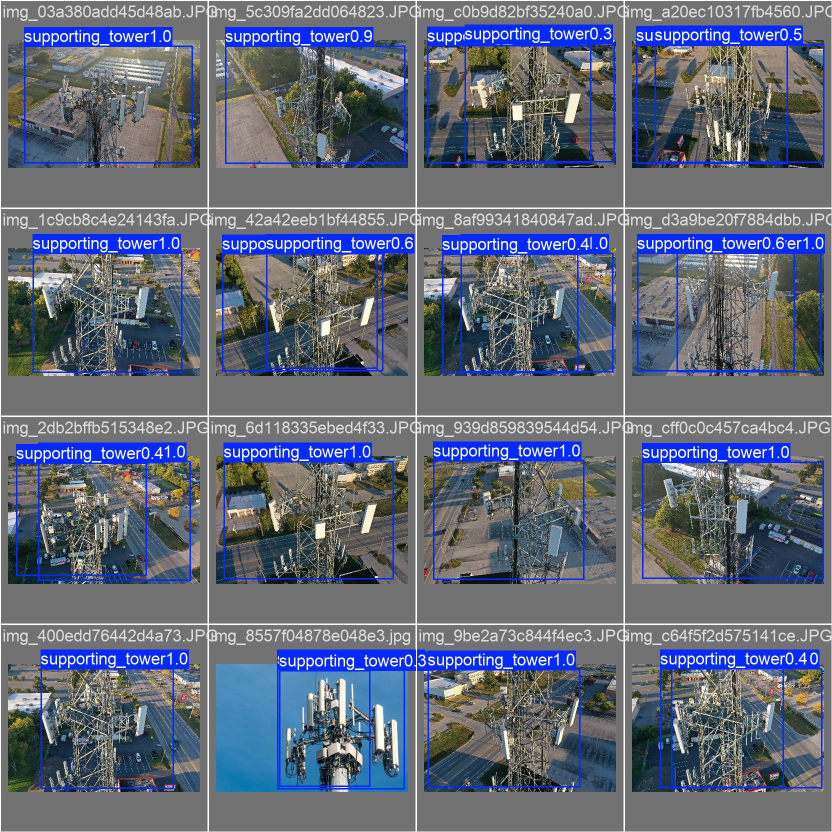
#> input picture backend/model/val_batch0_pred.jpg, 1664 x 1664 px (shown at 1/2 size)
$ python -i quality_filter.py   (imports and definitions only)   (older library calls are emulated)
#> lines starting #> are read from the running program, lines starting #| are printed output that depends on the picture
#> further down, picture is the input picture: shape (1664, 1664, 3); mean B, G, R 121.8, 106, 99.1
"""
Image Quality Filtering Module for Tower Detection System
Performs automated pre-inference checks to reject unsuitable images:
1. Blurred images (Laplacian variance check)
2. Overexposed images (Saturated pixels and mean luminance check)
3. Underexposed images (Crushed shadow pixels and low luminance check)
"""

import cv2
import numpy as np
from typing import Dict, Any, Tuple


class ImageQualityFilter:
    def __init__(
        self,
        blur_threshold: float = 45.0,
        overexposed_ratio_threshold: float = 0.85,
        overexposed_luminance_threshold: float = 248.0,
        underexposed_ratio_threshold: float = 0.70,
        underexposed_luminance_threshold: float = 25.0,
    ):
        """
        Initialize quality thresholds.
        Args:
            blur_threshold: Minimum Laplacian variance. Lower values indicate blur.
            overexposed_ratio_threshold: Maximum ratio of saturated pixels (>245).
            overexposed_luminance_threshold: Mean luminance threshold for overexposure.
            underexposed_ratio_threshold: Maximum ratio of dark pixels (<25).
            underexposed_luminance_threshold: Minimum mean luminance threshold for underexposure.
        """
        self.blur_threshold = blur_threshold
        self.overexposed_ratio_threshold = overexposed_ratio_threshold
        self.overexposed_luminance_threshold = overexposed_luminance_threshold
        self.underexposed_ratio_threshold = underexposed_ratio_threshold
        self.underexposed_luminance_threshold = underexposed_luminance_threshold

    def evaluate(self, image: np.ndarray) -> Dict[str, Any]:
        """
        Evaluate image quality.
        Args:
            image: BGR numpy array from cv2.imread or decoded buffer.
        Returns:
            Dictionary containing evaluation decision, detailed metrics, and error reasons.
        """
        if image is None or image.size == 0:
            return {
                "passed": False,
                "status": "REJECTED",
                "reason": "Corrupted or empty image provided.",
                "metrics": {}
            }

        # Convert to grayscale for intensity and edge analysis
        if len(image.shape) == 3:
            gray = cv2.cvtColor(image, cv2.COLOR_BGR2GRAY)
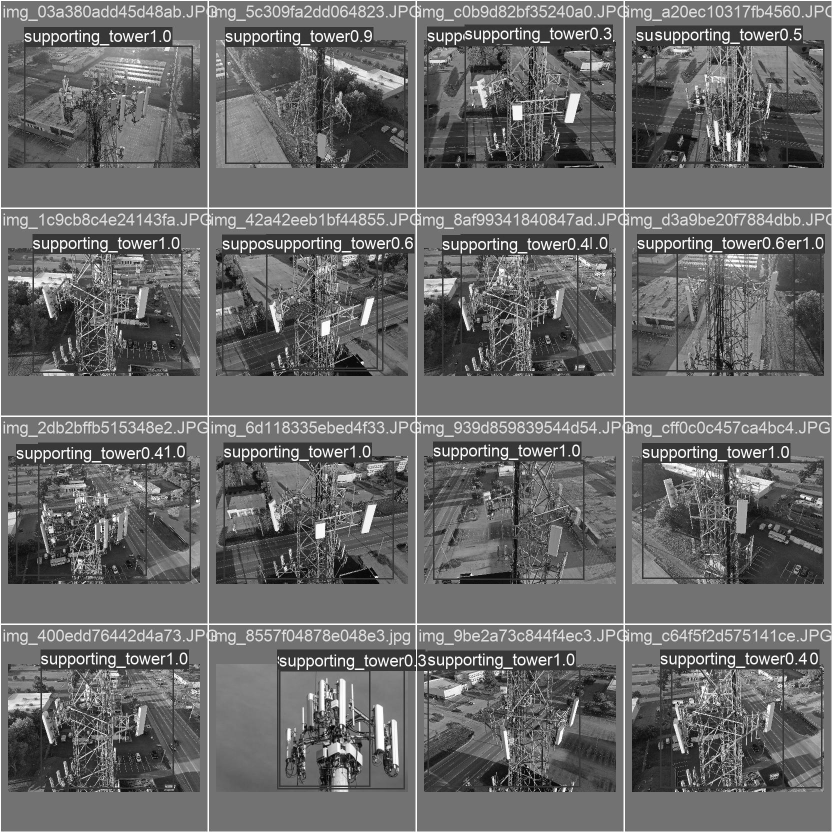
#> gray: shape (1664, 1664) (shown at 1/2 size); min 0, max 255, mean 105.8
        else:
            gray = image

        h, w = gray.shape
#> h = 1664; w = 1664
        total_pixels = h * w
#> total_pixels = 2768896

        # 1. Blur Detection using Laplacian Variance
        # Downscale for very large images so variance doesn't explode artificially with megapixel count
        scale = min(1.0, 1024.0 / max(h, w))
#> scale = 0.615
        if scale < 1.0:
            resized_gray = cv2.resize(gray, (int(w * scale), int(h * scale)), interpolation=cv2.INTER_AREA)
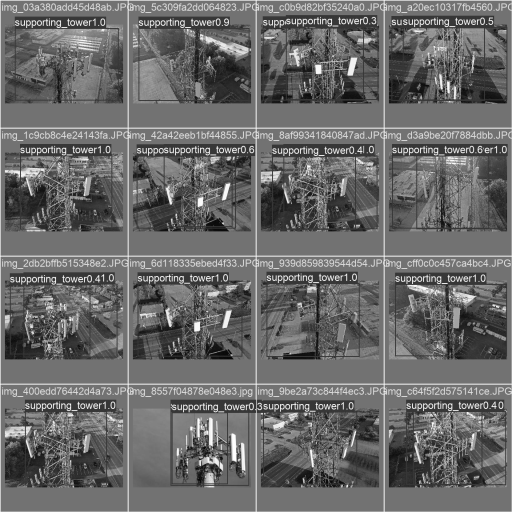
#> resized_gray: shape (1024, 1024) (shown at 1/2 size); min 2, max 255, mean 105.8
        else:
            resized_gray = gray

        laplacian_var = float(cv2.Laplacian(resized_gray, cv2.CV_64F).var())
#> laplacian_var = 3515.4
        is_blurred = laplacian_var < self.blur_threshold
#> is_blurred = False

        # 2. Luminance & Exposure Metrics
        mean_luminance = float(np.mean(gray))
#> mean_luminance = 105.8

        # Overexposure: Ratio of pixels near pure white (>= 245)
        bright_pixels = int(np.sum(gray >= 245))
#> bright_pixels = 72226
        overexposed_ratio = float(bright_pixels / total_pixels)
#> overexposed_ratio = 0.0261
        is_overexposed = (
            overexposed_ratio > self.overexposed_ratio_threshold
            or mean_luminance > self.overexposed_luminance_threshold
        )
#> is_overexposed = False

        # Underexposure: Ratio of pixels near pitch black (<= 25)
        dark_pixels = int(np.sum(gray <= 25))
#> dark_pixels = 59727
        underexposed_ratio = float(dark_pixels / total_pixels)
#> underexposed_ratio = 0.0216
        is_underexposed = (
            underexposed_ratio > self.underexposed_ratio_threshold
            or mean_luminance < self.underexposed_luminance_threshold
        )
#> is_underexposed = False

        # Compile decision
        rejection_reasons = []
        if is_blurred:
            rejection_reasons.append(
                f"Image is blurred (Laplacian variance: {laplacian_var:.1f} < threshold: {self.blur_threshold})"
            )
        if is_overexposed:
            rejection_reasons.append(
                f"Image is overexposed (Highlight ratio: {overexposed_ratio*100:.1f}%, Mean luminance: {mean_luminance:.1f})"
            )
        if is_underexposed:
            rejection_reasons.append(
                f"Image is underexposed (Shadow ratio: {underexposed_ratio*100:.1f}%, Mean luminance: {mean_luminance:.1f})"
            )

        passed = len(rejection_reasons) == 0

        return {
            "passed": passed,
            "status": "ACCEPTED" if passed else "REJECTED",
            "reason": "Image passed all quality verification checks." if passed else " | ".join(rejection_reasons),
            "metrics": {
                "blur_score": round(laplacian_var, 2),
                "blur_threshold": self.blur_threshold,
                "is_blurred": is_blurred,
                "mean_luminance": round(mean_luminance, 2),
                "overexposed_ratio_pct": round(overexposed_ratio * 100, 2),
                "is_overexposed": is_overexposed,
                "underexposed_ratio_pct": round(underexposed_ratio * 100, 2),
                "is_underexposed": is_underexposed,
                "resolution": f"{w}x{h}"
            }
        }

>>> import cv2
>>> picture = cv2.imread('model/val_batch0_pred.jpg')
>>> result = ImageQualityFilter().evaluate(picture)
#> result = 4 items
